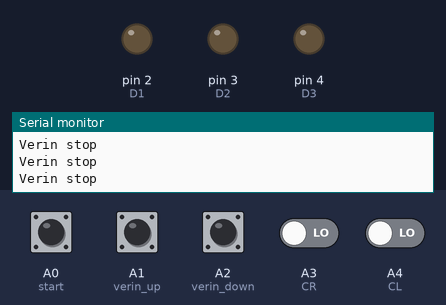
Bench run of a sketch on a simulated Arduino Uno, built with avr-gcc and run on an emulated ATmega328P. On the bench: output pins drawn as LEDs (lit = HIGH), the last lines printed to the serial monitor. The inputs (shaded band) are chosen by the test bench; at power-on: A0 (start), A1 (verin_up), A2 (verin_down), A3 (CR), A4 (CL) LOW. Pins used as bus, display or sensor lines are not drawn.

Above: at 3.2 s.
3.3 s: A1 (verin_up) pulled HIGH for 0.15 s
At 3.38 s:
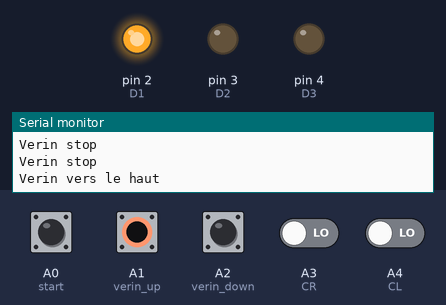
4.9 s: A2 (verin_down) pulled HIGH for 0.15 s
At 5.0 s:
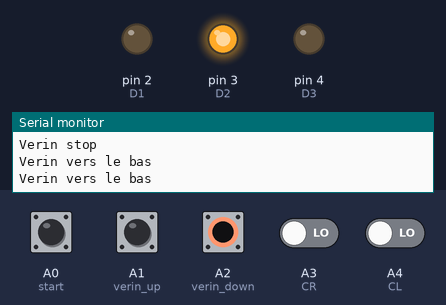
6.5 s: A0 (start) pulled HIGH for 0.15 s
At 7.7 s:
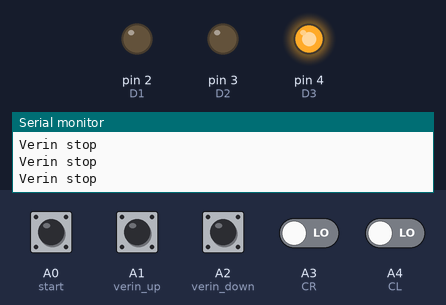
8.1 s: A3 (CR) driven HIGH
At 9.5 s:
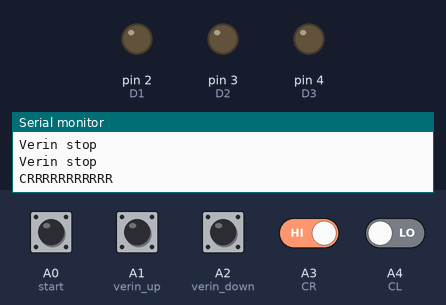
Timing chart, 0 to 10.6 s (numbered marks = the images above; inputs shaded):
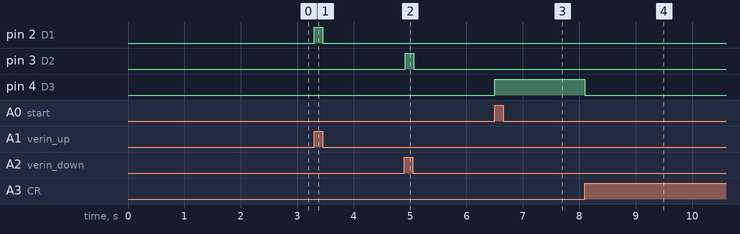

The sketch:

F_verin_start.ino
```cpp
#define D1 2            // verin sens 1 (up)
#define D2 3            // verin sens 2 (down)
#define D3 4            // translation_right_left
#define D4 5            // translation_left_right
#define D5 6            // helice 1   >> helice 1 and helice same sense !
#define D6 7            // helice 2
#define D7 8            // tapis_motor_right
#define D8 9            // tapis_motor_left

#define start A0        // start_cycle_button
#define verin_up A1     //up_verin_button
#define verin_down A2
#define CR A3
#define CL A4
#define _5s   5000     // 5 seconds
#define _2s   2000     // 2 seconds
#define DEBUG 1        // for DEBUGing
int pins[] = {D1, D2, D3, D4, D5, D6};
bool _start = false;
void setup() {      // put your setup code here, to run once:

    #if DEBUG
    Serial.begin(9600);
    Serial.print(sizeof(pins)/sizeof(pins[0]));          // the length of the pins
    #endif

    for (byte i =0; i < sizeof(pins)/sizeof(pins[0]); i++) {
      pinMode(pins[i], OUTPUT);
    }

    delay(_2s/1);

}

void verin_command() {


  int dif_verin = digitalRead(verin_up) - digitalRead(verin_down);
  switch (dif_verin) {
    case 1 :
      digitalWrite(D1, HIGH);
      digitalWrite(D2, LOW);
      #if DEBUG
      Serial.println("Verin vers le haut");
      #endif
      break;
    case -1 :
      digitalWrite(D1, LOW);
      digitalWrite(D2, HIGH);
      #if DEBUG
      Serial.println("Verin vers le bas");
      #endif
      break;
    default :
      digitalWrite(D1, LOW);
      digitalWrite(D2, LOW);
      #if DEBUG
      Serial.println("Verin stop");
      #endif
      break;

}

}

void stop_translation() {
  digitalWrite(D3, LOW);
  digitalWrite(D4, LOW);
  delay(500);
}

void translation_to_cl() {
  // translation motor sens1
  digitalWrite(D3, LOW);
  digitalWrite(D4, HIGH);

  // helices truns
  digitalWrite(D5, HIGH);
  digitalWrite(D6, HIGH);
}
void translation_to_cr() {
  // translation motor to right
  digitalWrite(D3, HIGH);
  digitalWrite(D4, LOW);

  // helices truns
  digitalWrite(D5, HIGH);
  digitalWrite(D6, HIGH);
}


void normal_cycle(bool cycle){
  while(cycle){
    translation_to_cl();
    if (digitalRead(CL) == HIGH) {
      break;
    }
  }
}

void init_cycle() {
  while(digitalRead(CR) == LOW) {
    //stop_translation();
    translation_to_cr();
    if (digitalRead(CR) == HIGH) {
      Serial.println("CRRRRRRRRRRR");
      break;
    }
  }
}

void loop() {      // put your main code here, to run repeatedly:

  verin_command();
  if (digitalRead(start) == HIGH) {
    _start = true;
  }
  else {
    ;
  }
  while (_start) {
    byte diff_translation = digitalRead(CR) - digitalRead(CL);
    bool cycle = false;
    switch (diff_translation){

      case 1:
      cycle = true;
      normal_cycle(cycle);
      break;
      default:
      init_cycle();
      //stop_translation();
      break;

    }
  }


  }
```

Measured:
- after the input at 3.3 s, pin 2 (D1): LOW → HIGH at once, → LOW 0.15 s later
- after the input at 4.9 s, pin 3 (D2): LOW → HIGH at once, → LOW 0.16 s later
- after the input at 6.5 s, pin 4 (D3): LOW → HIGH at once
- after the input at 8.1 s, pin 4 (D3): HIGH → LOW at once
